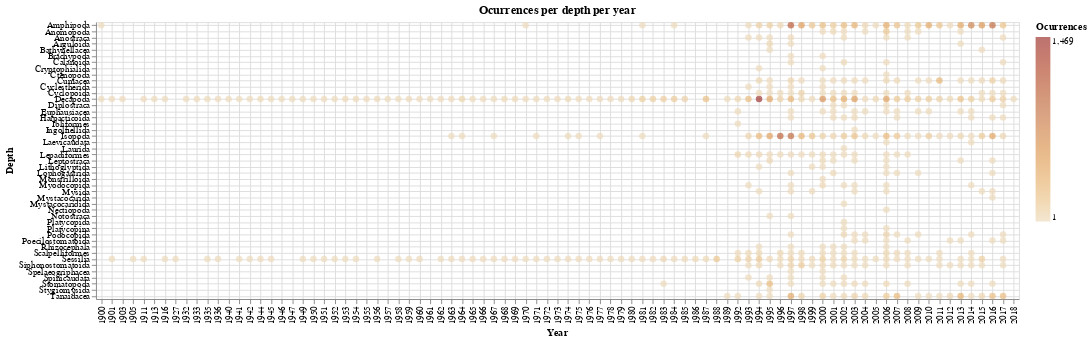

The cell this chart's notebook holds for it:
### Code cell
import numpy as np
import pandas as pd
import altair as alt
import datetime as dt
import math as mt
import array as arr

file_name = './data/db.csv'
crustaceas = pd.read_csv(file_name, sep=',', encoding='utf-8', index_col=False, low_memory=False)

Table_Date = crustaceas[['Cataloged Date','Class1','Order1','Kingdom','StardDepth']]
d = []
counter=0
avg_depth=0
max_depth=0
min_depth=0
var_depth=0
for row in Table_Date['Cataloged Date']:
#     print(row)
    if not str(row).find('/')==-1:
        dates_values = str(row).split("/")
        year = int(dates_values[0])
        month = int(dates_values[1])
        if (month>1) and (month<12):
            #store the year and month in a datetime datatype for later sorting
            dateRecord = dt.datetime(year,month,1)       
    thedepth=0
    s=0
    if not Table_Date.loc[counter,'StardDepth']==-1:
        valuewithoutm = str(Table_Date.loc[counter,'StardDepth']).split("m")
        if not valuewithoutm[0]=='nan':
#             print(valuewithoutm[0])
            s = valuewithoutm[0].replace(',', '')
            thedepth = float(s)
#             avg_depth=avg_depth+thedepth
#             if thedepth<min_depth:
#                 min_depth=thedepth
#             if thedepth>max_depth:
#                 max_depth=thedepth
    d.append({'year':year, 'class':Table_Date.loc[counter,'Class1'], 'order':Table_Date.loc[counter,'Order1'],
              'kingdom':Table_Date.loc[counter,'Kingdom'],'depth':thedepth})
#     check not null and take out commas and mm
    counter = counter+1  
NewTable_Date = pd.DataFrame(d)
# avg_depth = avg_depth/counter
# print(avg_depth)
# print(min_depth)
# print(max_depth)

classes = NewTable_Date['order'].unique()

e = []
countam = 0
for classSp in classes:
    p = NewTable_Date.loc[NewTable_Date.loc[:,'order']==classSp,:]
    #     a = np.var(float(p.depth[0]))
#     p.year.value_counts()
#     print(p['class'])
    numbers = p.year.value_counts(sort=False)
#     print(p.year.value_counts(sort=False))
    for oneyear in p.year.unique():
        thedeptha = p['depth'].unique()[0]
        avg_depth=avg_depth+thedeptha
        if thedeptha<min_depth:
            min_depth=thedeptha
        if thedeptha>max_depth:
            max_depth=thedeptha
        countam = countam + numbers.loc[oneyear]
        avg_depth = avg_depth/countam
        e.append({'order':p['order'].unique()[0],'kingdom':p.kingdom.unique()[0],'year':oneyear,
                  'amount':numbers.loc[oneyear],'avg_depth':avg_depth,
                  'min_depth':min_depth,'max_depth':max_depth})
NewTable_Years = pd.DataFrame(e)
NewTable_Years

alt.Chart(NewTable_Years,title='Ocurrences per depth per year',width=1000,height=300).mark_circle(size=50).encode(
    y= alt.Y('order:N', title='Depth',
             axis=alt.Axis(tickCount=10,grid=True,labels=True),
             scale=alt.Scale()),
    x=alt.X('year',type='nominal',title='Year',axis=alt.Axis(grid=True)),
    color=alt.Color('amount', title='Ocurrences',scale=alt.Scale(scheme='browns')),
    
    
#         x= alt.X('year', type='nominal', title='Years',axis=alt.Axis(grid=True),),
#     y= alt.Y('depth', type='nominal', title='Depth',axis=alt.Axis(grid=True),
#             sort = alt.SortField('depth', order='descending')),
#     color=alt.Color('amount', title='Ocurrences',scale=alt.Scale(scheme='browns'),)

)

### Figure 1 — Vega-Lite specification as saved in the notebook (floating-point values rounded to 4 significant figures; data arrays with more than 128 entries replaced by an {"elided": "..."} marker saying what was removed)
{"config": {"view": {"continuousWidth": 400, "continuousHeight": 300}}, "data": {"name": "data-f04b2ea9f7097d838529b14c09d00cb5"}, "mark": {"type": "circle", "size": 50}, "encoding": {"color": {"type": "quantitative", "field": "amount", "scale": {"scheme": "browns"}, "title": "Ocurrences"}, "x": {"type": "nominal", "axis": {"grid": true}, "field": "year", "title": "Year"}, "y": {"type": "nominal", "axis": {"grid": true, "labels": true, "tickCount": 10}, "field": "order", "scale": {}, "title": "Depth"}}, "height": 300, "title": "Ocurrences per depth per year", "width": 1000, "$schema": "https://vega.github.io/schema/vega-lite/v4.0.0.json", "datasets": {"data-f04b2ea9f7097d838529b14c09d00cb5": {"elided": "470 records"}}}
